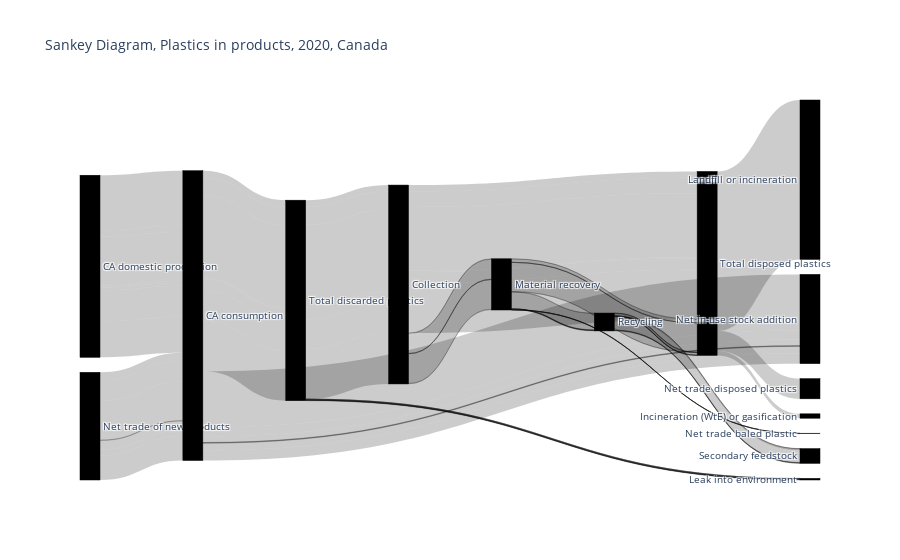

Notebook code for this chart:
### Code cell
#add unit: valuesuffix
fig = go.Figure(data=[go.Sankey(
    valueformat = None,
    valuesuffix = 't', #all flows in unit tonnes
    node = dict(
      pad = 15,
      thickness = 20,
      line = dict(color = "black", width = 0.5),
      label = unique_from_to,
      color = "black"
    ),
    link = dict(
      source = links_dict['From'], # indices correspond to labels
      target = links_dict['To'],
      value = links_dict['VALUE']
  ))])

fig.update_layout(title_text="Sankey Diagram, Plastics in products, 2020, Canada", font_size=10)
fig.show()

### Figure 1 — Plotly figure (JSON) as saved in the notebook; plotly's stock layout.template omitted (floating-point values rounded to 4 significant figures)
{"data": [{"link": {"source": [0, 0, 0, 1, 2, 3, 3, 4, 4, 5, 5, 6, 6, 6, 7, 7, 1, 2, 3, 3, 4, 4, 5, 5, 6, 6, 6, 7, 7, 1, 2, 3, 3, 4, 4, 5, 5, 6, 6, 6, 7, 7, 1, 2, 3, 3, 4, 4, 5, 5, 6, 6, 6, 7, 7, 1, 2, 3, 3, 4, 4, 5, 5, 6, 6, 1, 2, 3, 3, 4, 4, 5, 5, 6, 6, 6, 7, 7, 1, 2, 3, 3, 4, 4, 5, 5, 6, 6, 6, 7, 7], "target": [8, 9, 10, 3, 3, 11, 4, 12, 5, 6, 0, 7, 0, 13, 14, 0, 3, 3, 11, 4, 12, 5, 6, 0, 7, 0, 13, 14, 0, 3, 3, 11, 4, 12, 5, 6, 0, 7, 0, 13, 14, 0, 3, 3, 11, 4, 12, 5, 6, 0, 7, 0, 13, 14, 0, 3, 3, 11, 4, 12, 5, 6, 0, 7, 0, 3, 3, 11, 4, 12, 5, 6, 0, 7, 0, 13, 14, 0, 3, 3, 11, 4, 12, 5, 6, 0, 7, 0, 13, 14, 0], "value": [3916862, 107577, 496166, 1353236, 192863, 1380024, 166074, 1463, 164611, 11306, 153304, 9769, 1537, 5164, 3684, 921, 150005, 514365, 221161, 443209, 4006, 439203, 56202, 382850, 29366, 26835, 147, 24193, 5321, 1208134, 959097, 149169, 2018063, 17781, 2000281, 429986, 1569399, 373048, 56938, 4639, 313507, 64180, 45374, 7770, 8863, 44281, 390, 43891, 10191, 33699, 8357, 1834, 0, 7185, 1172, 68678, 221772, 9834, 280616, 2473, 278143, 2450, 275362, 2116, 333, 760703, 149584, 177688, 732599, 4977, 727622, 727559, 0, 7276, 720284, 0, 6161, 1114, 888604, 600883, 246672, 1242814, 9276, 1233538, 10971, 1221946, 9479, 1492, 124, 7520, 2083]}, "node": {"color": "black", "label": ["Total disposed plastics", "CA domestic production", "Net trade of new products", "CA consumption", "Total discarded plastics", "Collection", "Material recovery", "Recycling", "Landfill or incineration", "Incineration (WtE) or gasification", "Net trade disposed plastics", "Net in-use stock addition", "Leak into environment", "Net trade baled plastic", "Secondary feedstock"], "line": {"color": "black", "width": 0.5}, "pad": 15, "thickness": 20}, "type": "sankey", "valuesuffix": "t"}], "layout": {"font": {"size": 10}, "title": {"text": "Sankey Diagram, Plastics in products, 2020, Canada"}}}
